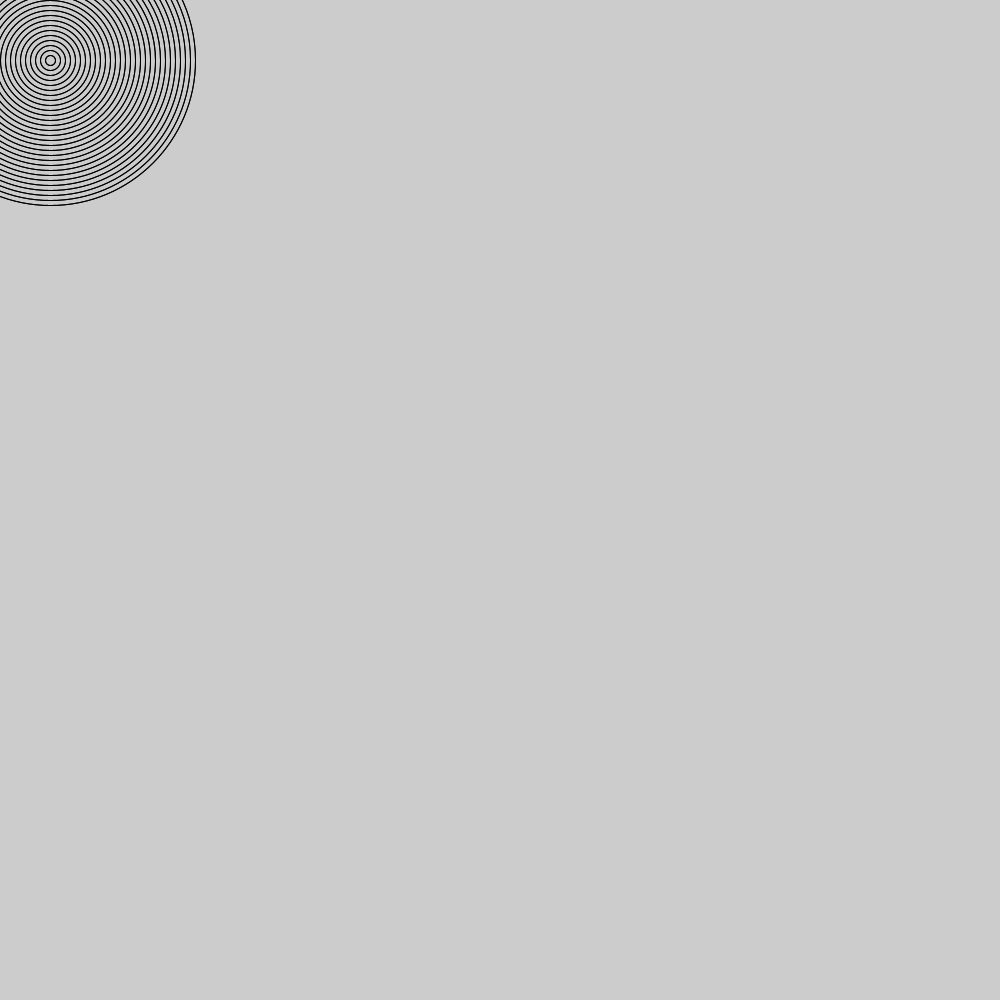
Frame 1 (no input)
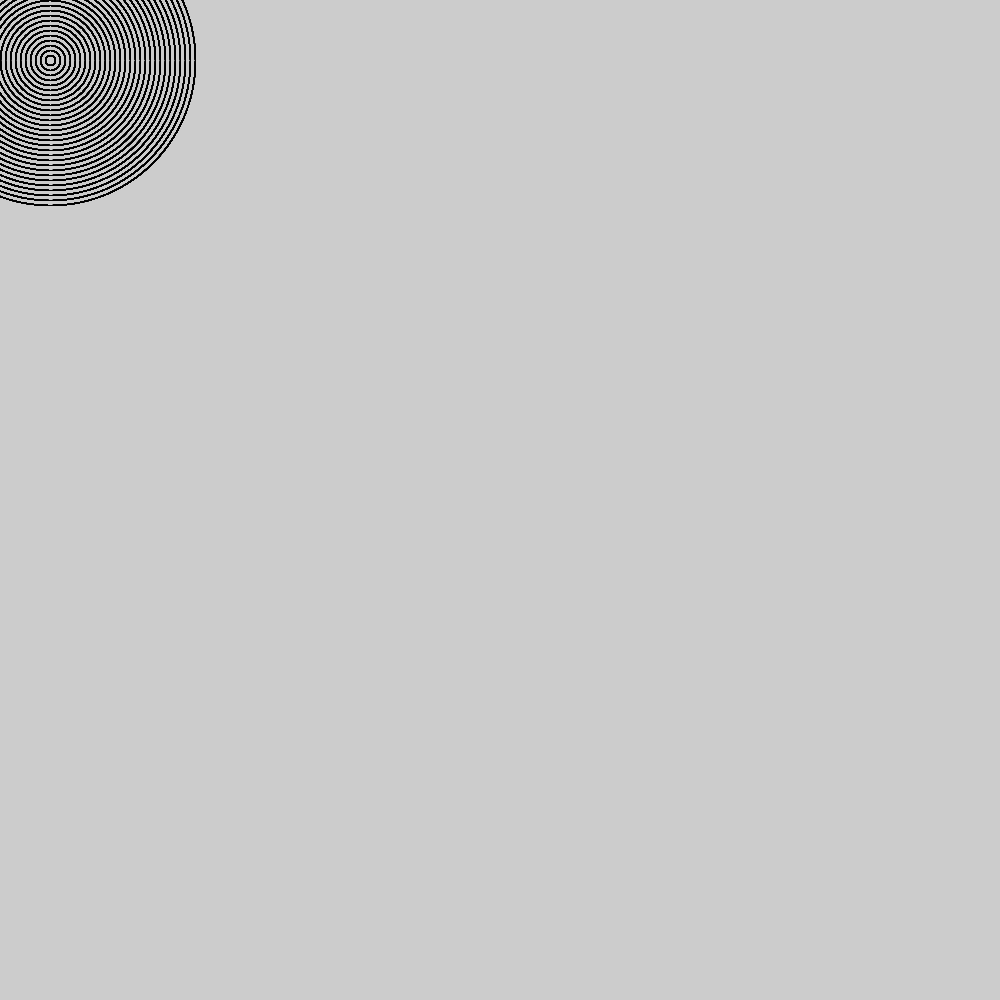
Frame 60 (the mouse pressed at the canvas centre just before this capture)
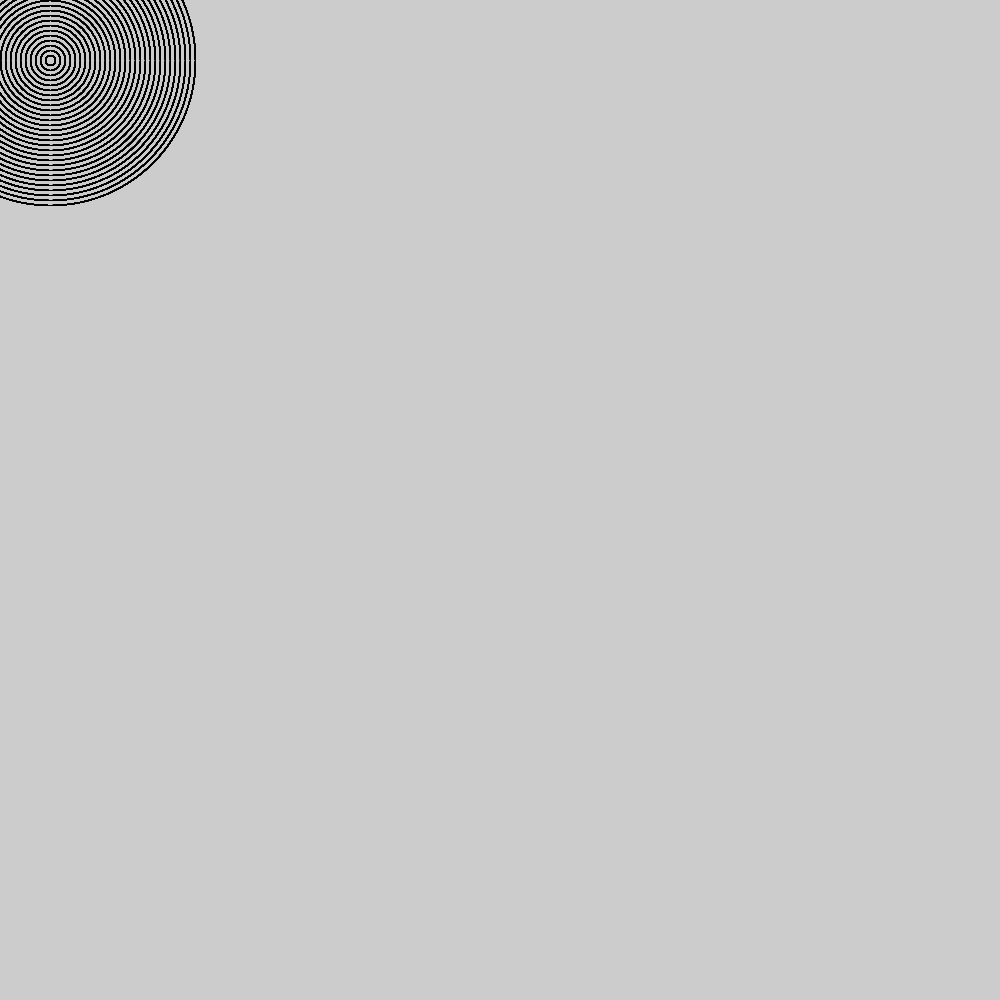
Frame 120 (the mouse held since frame 60 and released just before this capture)

The Processing sketch that drew these frames (run headless with seeded random() and noise(); from frame 60 on, the mouse is pressed at the canvas centre):

// Processing sketch: amazing_rings
// ── amazing_rings.pde
int num=50;
int mun=60;
void setup() {
  size(1000, 1000);

  noFill();
}

void draw() {
  for (int i = 0; i <30; i++) {
    ellipse(num, mun, i*10, i*10);
  }



  for (int i = 0; i <30; i++) {
    ellipse(num, mun, i*10, i*10);
  }
}
